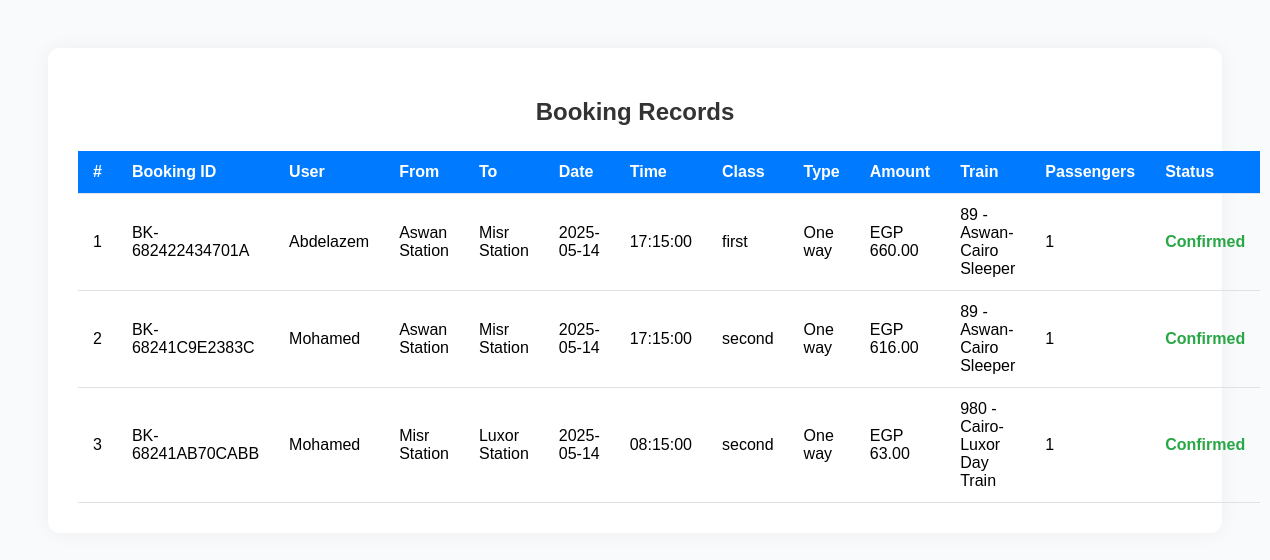
/views/Admin/view_tickets.php (signed in), run on the app's committed database.
### tables this page shows
CREATE TABLE `bookings` (
  `id` int(11) NOT NULL,
  `booking_id` varchar(20) NOT NULL,
  `user_id` int(11) NOT NULL,
  `source_station` varchar(50) NOT NULL,
  `destination_station` varchar(50) NOT NULL,
  `booking_date` datetime NOT NULL,
  `departure_time` time NOT NULL,
  `class` varchar(20) NOT NULL,
  `fare` decimal(10,2) NOT NULL,
  `train_name` varchar(50) NOT NULL,
  `train_number` varchar(20) NOT NULL,
  `status` varchar(20) NOT NULL DEFAULT 'Confirmed',
  `passengers` int(11) NOT NULL DEFAULT 1,
  `ticket_type` enum('one-way','return') NOT NULL DEFAULT 'one-way',
  `return_date` date DEFAULT NULL,
  `created_at` timestamp NOT NULL DEFAULT current_timestamp()
);

CREATE TABLE `users` (
  `user_id` int(11) NOT NULL,
  `username` varchar(100) DEFAULT NULL,
  `email` varchar(100) DEFAULT NULL,
  `password` varchar(255) DEFAULT NULL,
  `balance` decimal(10,2) DEFAULT 0.00,
  `last_recharge_date` date DEFAULT NULL,
  `roleid` int(11) NOT NULL,
  `role` varchar(20) NOT NULL DEFAULT 'user',
  `created_at` timestamp NOT NULL DEFAULT current_timestamp(),
  `last_login` timestamp NULL DEFAULT NULL,
  `updated_at` timestamp NOT NULL DEFAULT current_timestamp() ON UPDATE current_timestamp()
);

### config/DBController.php (called while the page is built, shortened)
<?php
class DBController {
    private $dbHost = 'localhost';
    private $dbUser = 'root';
    private $dbPassword = '';
    private $dbName = 'ticket_system';
    private $connection;
    private static $instance = null;
    private function __construct($dbName = 'ticket_system') {
        $this->dbName = $dbName;
    }
    public static function getInstance($dbName = 'ticket_system') {
        if (self::$instance === null) {
            self::$instance = new DBController($dbName);
        }
        return self::$instance;
    }
    public function openConnection() {
        $this->connection = new mysqli($this->dbHost, $this->dbUser, $this->dbPassword, $this->dbName);
        return true;
    }
    public function select($qry, $params = []) {
        $result = $this->connection->query($qry);
        return $result->fetch_all(MYSQLI_ASSOC);
    }
}
?>

### views/Admin/view_tickets.php (the view, shortened to what this page needs)
<?php
require_once '../../config/DBController.php';
$db = DBController::getInstance();
$bookings = [];
$error = null;
if ($db->openConnection()) {
    try {
        $query = "SELECT b.id, b.booking_id, u.username,
                  b.source_station as source_station,
                  b.destination_station,
                  DATE(b.booking_date) as booking_date,
                  b.departure_time,
                  b.class,
                  b.ticket_type,
                  b.fare as amount,
                  b.train_name,
                  b.train_number,
                  b.status,
                  b.passengers
                  FROM bookings b
                  JOIN users u ON b.user_id = u.user_id
                  ORDER BY b.booking_date DESC";
        $bookings = $db->select($query);
    } catch (Exception $e) {
        $error = "Database error: " . $e->getMessage();
    }
}
?>
<!DOCTYPE html>
<html lang="en">
<head>
</head>
<body>
    <div class="container">
        <h2>Booking Records</h2>
        <?php if ($error): ?>
            <div class="error">
                <?= htmlspecialchars($error) ?>
                <p>Please make sure the database tables are properly set up.</p>
            </div>
        <?php elseif (!empty($bookings)): ?>
            <table>
                <thead>
                    <tr>
                        <th>#</th>
                        <th>Booking ID</th>
                        <th>User</th>
                        <th>From</th>
                        <th>To</th>
                        <th>Date</th>
                        <th>Time</th>
                        <th>Class</th>
                        <th>Type</th>
                        <th>Amount</th>
                        <th>Train</th>
                        <th>Passengers</th>
                        <th>Status</th>
                    </tr>
                </thead>
                <tbody>
                    <?php foreach ($bookings as $index => $booking): ?>
                        <tr>
                            <td><?= $index + 1 ?></td>
                            <td><?= htmlspecialchars($booking['booking_id']) ?></td>
                            <td><?= htmlspecialchars($booking['username']) ?></td>
                            <td><?= htmlspecialchars($booking['source_station']) ?></td>
                            <td><?= htmlspecialchars($booking['destination_station']) ?></td>
                            <td><?= $booking['booking_date'] ?></td>
                            <td><?= $booking['departure_time'] ?></td>
                            <td><?= $booking['class'] ?></td>
                            <td><?= ucfirst(str_replace('-', ' ', $booking['ticket_type'])) ?></td>
                            <td>EGP <?= number_format($booking['amount'], 2) ?></td>
                            <td><?= htmlspecialchars($booking['train_number'] . ' - ' . $booking['train_name']) ?></td>
                            <td><?= $booking['passengers'] ?></td>
                            <td class="status-<?= strtolower($booking['status']) ?>">
                                <?= $booking['status'] ?>
                            </td>
                        </tr>
                    <?php endforeach; ?>
                </tbody>
            </table>
        <?php else: ?>
            <div class="no-data">No bookings found.</div>
        <?php endif; ?>
    </div>
</body>
</html>

### views/Admin/view_tickets.php (style rules this page uses)
body { font-family: Arial, sans-serif; background-color: #f8fafc; padding: 40px; }
.container { max-width: 1200px; margin: auto; background-color: white; padding: 30px; border-radius: 12px; box-shadow: 0 0 20px rgba(0, 0, 0, 0.05); }
h2 { text-align: center; margin-bottom: 25px; color: #333; }
table { width: 100%; border-collapse: collapse; margin-top: 20px; }
thead { background-color: #007bff; color: white; }
th, td { padding: 12px 15px; text-align: left; border-bottom: 1px solid #dee2e6; }
.status-confirmed { color: #28a745; font-weight: bold; }

### data on the page
bookings: booking "BK-682422434701A", user.username "Abdelazem", source_station "Aswan Station", destination_station "Misr Station", booking_date "2025-05-14", departure_time "17:15:00", class "first", ticket_type "One way", fare "660.00", train_number+train_name "89 - Aswan-Cairo Sleeper", passengers "1", status "Confirmed"
bookings: booking "BK-68241C9E2383C", user.username "Mohamed", source_station "Aswan Station", destination_station "Misr Station", booking_date "2025-05-14", departure_time "17:15:00", class "second", ticket_type "One way", fare "616.00", train_number+train_name "89 - Aswan-Cairo Sleeper", passengers "1", status "Confirmed"
bookings: booking "BK-68241AB70CABB", user.username "Mohamed", source_station "Misr Station", destination_station "Luxor Station", booking_date "2025-05-14", departure_time "08:15:00", class "second", ticket_type "One way", fare "63.00", train_number+train_name "980 - Cairo-Luxor Day Train", passengers "1", status "Confirmed"
